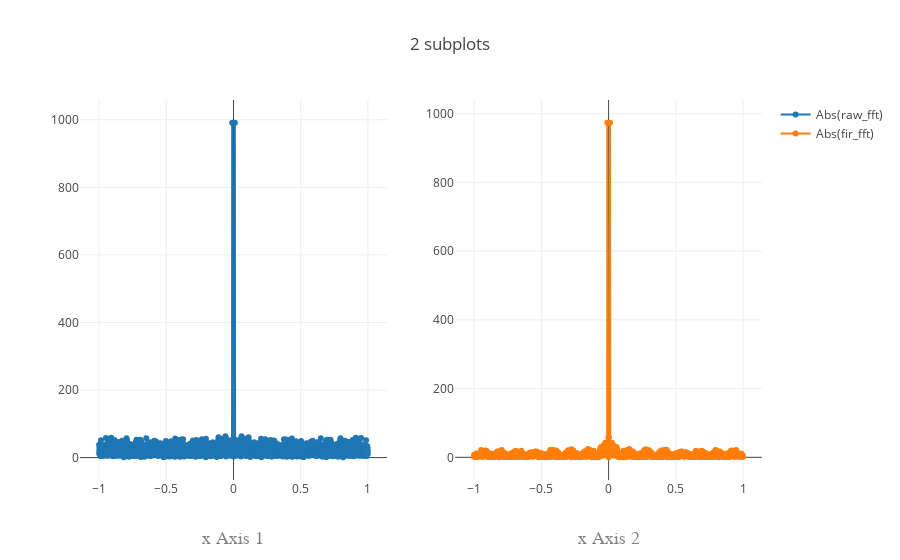

The cell this chart's notebook holds for it:
### Code cell
import scipy.fftpack as fftpack

freq = npy.fft.fftfreq(len(raw_data), dt)
freqshift = npy.fft.fftshift(freq)

raw_fft = fftpack.fft(raw_data)
fir_fft = fftpack.fft(fir_data)

raw_fftshift = fftpack.fftshift(raw_fft)
fir_fftshift = fftpack.fftshift(fir_fft)

trace1 = go.Scatter(
    x=freqshift,
    y=abs(raw_fftshift),
    mode = 'lines+markers',
    name='Abs(raw_fft)'
)

trace2 = go.Scatter(
    x=freqshift,
    y=abs(fir_fftshift),
    mode = 'lines+markers',
    name='Abs(fir_fft)'
)

fig = tools.make_subplots(rows=1, cols=2)
fig.append_trace(trace1, 1, 1)
fig.append_trace(trace2, 1, 2)

fig['layout'].update(title='2 subplots')

fig['layout'].update(    
    xaxis1=dict(   
        title='x Axis 1',
        titlefont=dict(
            family='Courier New, monospace',   #police
            size=18,
            color='#7f7f7f'                    #couleur du texte
        )),
    xaxis2=dict(
        title='x Axis 2',
        titlefont=dict(
            family='Courier New, monospace',
            size=18,
            color='#7f7f7f'
        ))
                    
                    )

py.iplot(fig)

### Figure 1 — Plotly figure (JSON) as saved in the notebook; plotly's stock layout.template omitted (floating-point values rounded to 4 significant figures; data arrays with more than 128 entries replaced by an {"elided": "..."} marker saying what was removed)
{"data": [{"mode": "lines+markers", "name": "Abs(raw_fft)", "type": "scatter", "uid": "e047c3e6-ae82-47cd-bfde-7f18845217f7", "x": {"elided": "2000 float values"}, "xaxis": "x", "y": {"elided": "2000 float values"}, "yaxis": "y"}, {"mode": "lines+markers", "name": "Abs(fir_fft)", "type": "scatter", "uid": "7074d01c-5aac-4b5d-a868-4815d1db446a", "x": {"elided": "2000 float values"}, "xaxis": "x2", "y": {"elided": "2000 float values"}, "yaxis": "y2"}], "layout": {"title": {"text": "2 subplots"}, "xaxis": {"anchor": "y", "domain": [0, 0.45], "title": {"font": {"color": "#7f7f7f", "family": "Courier New, monospace", "size": 18}, "text": "x Axis 1"}}, "xaxis2": {"anchor": "y2", "domain": [0.55, 1], "title": {"font": {"color": "#7f7f7f", "family": "Courier New, monospace", "size": 18}, "text": "x Axis 2"}}, "yaxis": {"anchor": "x", "domain": [0, 1]}, "yaxis2": {"anchor": "x2", "domain": [0, 1]}}}
